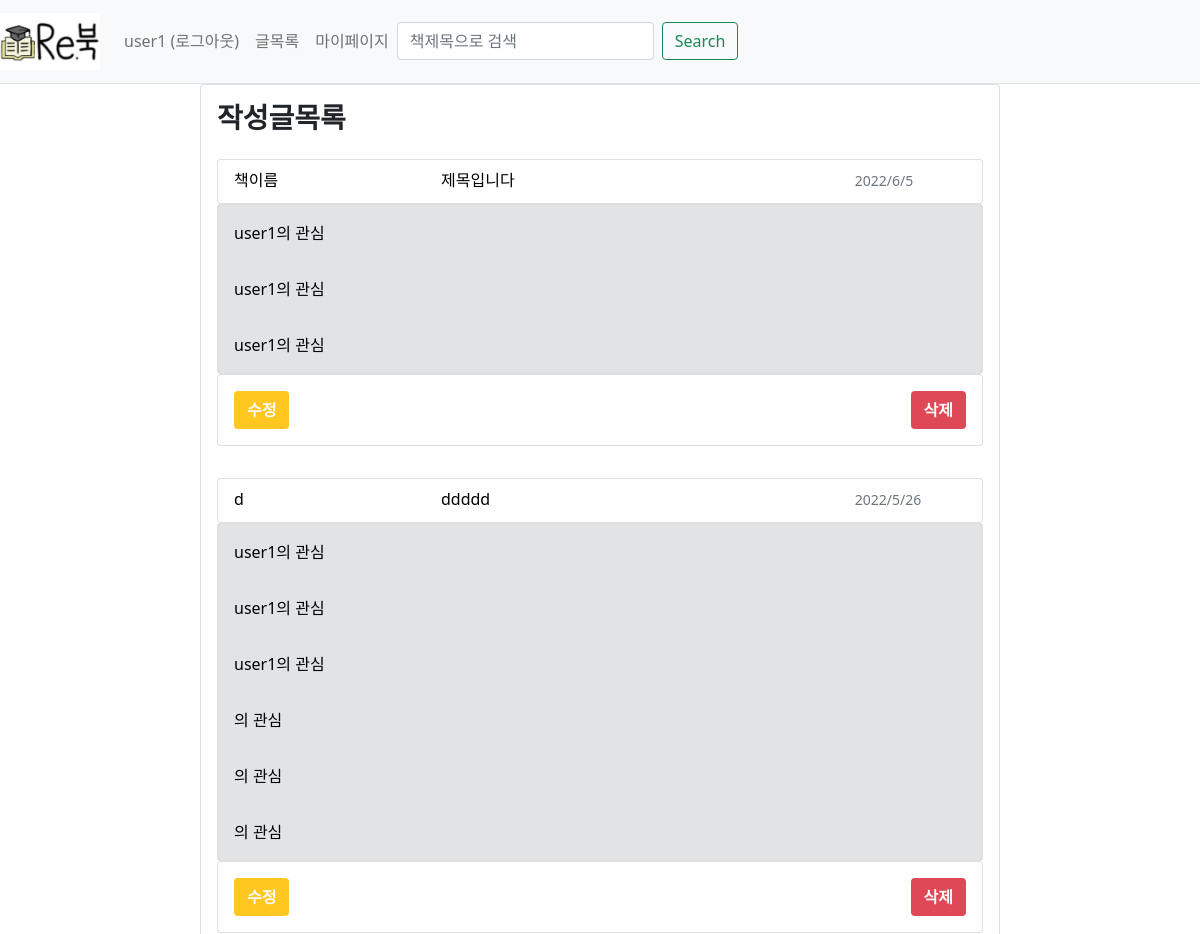
Page /mypage/post/all (signed in, upper part) on the earlier database version.
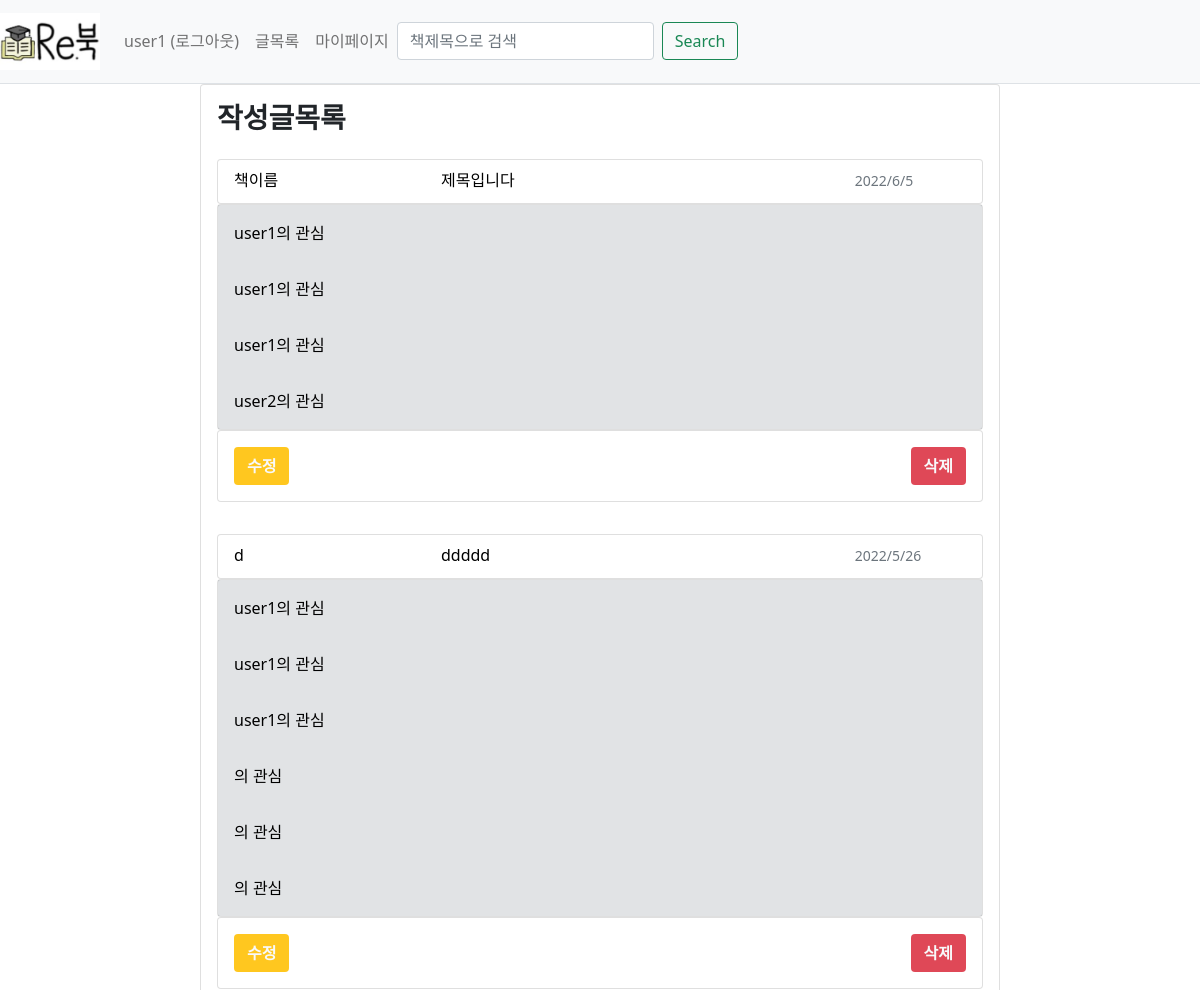
Same page on the later database version.
### webproject/models.py (models this page shows)
class Post(db.Model): #판매페이지
    id = db.Column(db.Integer, primary_key=True)
    subject = db.Column(db.String(200), nullable=False)
    content = db.Column(db.Text(),nullable=False)
    isparcel = db.Column(db.Boolean(), nullable=True,server_default='True')  # True: 택배, False: 직거래
    create_date = db.Column(db.DateTime(), nullable=False)
    img_path = db.Column(db.String(), nullable=True, server_default='1')  # 요거는 나중에 추가해보자
    book_info_id = db.Column(db.Integer, db.ForeignKey('bookinfo.id', ondelete='CASCADE'))
    book = db.relationship('BookInfo', backref=db.backref('post_set'))
    user_id = db.Column(db.Integer, db.ForeignKey('user.id', ondelete='CASCADE'), nullable=False)
    user = db.relationship('User', backref=db.backref('post_set'))

class BookInfo(db.Model): # 책 정보
    __tablename__ = 'bookinfo'
    id = db.Column(db.Integer, primary_key=True)
    name = db.Column(db.String(200),nullable=False) #책이름
    author = db.Column(db.String(200),nullable=False) #저자
    school = db.Column(db.String(200),nullable=False) #학교
    department = db.Column(db.String(200),nullable=False) #학과
    price = db.Column(db.Integer, nullable=False)

class Reply(db.Model): #댓글
    id = db.Column(db.Integer, primary_key=True)
    post_id = db.Column(db.Integer, db.ForeignKey('post.id', ondelete='CASCADE'))
    post = db.relationship('Post',backref=db.backref('reply_set')) # Post.reply_set 하면 답글에 접근 가능
    content = db.Column(db.Text(),nullable=False)
    create_date = db.Column(db.DateTime(), nullable=False)
    user_id = db.Column(db.Integer, db.ForeignKey('user.id', ondelete='CASCADE'), nullable=False)
    user = db.relationship('User', backref=db.backref('reply_set'))

class User(db.Model):
    id = db.Column(db.Integer, primary_key =True)
    username = db.Column(db.String(150), unique=True, nullable=False)
    password = db.Column(db.String(200), nullable=False)
    email = db.Column(db.String(120), unique=True, nullable=False)

### webproject/views/mypage_views.py (the view)
@bp.route('/post/all')
def post_all():
    user_id=session.get('user_id')
    page = request.args.get('page', type=int, default=1)
    post_list = Post.query.filter(Post.user_id == user_id).order_by(Post.create_date.desc())
    post_list = post_list.paginate(page, per_page=10)
    return render_template('mypage/mypage_post_all.html',post_list=post_list)

### webproject/views/auth_views.py (called while the page is built)
@bp.before_app_request
def load_logged_in_user():
    user_id=session.get('user_id')
    if user_id is None:
        g.user = None
    else:
        g.user = User.query.get(user_id)

@bp.before_app_request
def load_logged_in_user():
    user_id=session.get('user_id')
    if user_id is None:
        g.user = None
    else:
        g.user = User.query.get(user_id)

### webproject/templates/mypage/mypage_post_all.html (shortened to what this page needs)
{% extends 'base.html' %}
{% block content%}
<div class="d-flex justify-content-center">
    <div class="card" style="width:50em; " >
        <h3 class="mt-3 ms-3"><b>작성글목록</b></h3>
    {%if post_list %}
    {%for post_list in post_list.items%}
        <div class="card-body">
            <a href="{{ url_for('post.detail', post_id=post_list.id)}}" class="text-decoration-none text-black">
                <div class="card" style="height:45px;">
                <div class="row-g-0">
                <div class="ms-3 col-md-3 mt-2" style="float:left;">{{post_list.book.name}}</div>
                <div class="ms-3 mt-2" style="float:left;">{{post_list.subject}}</div>
                <div class="col-md-2 mt-2 " style="float:right;"><small class="text-muted">{{post_list.create_date.year}}/{{post_list.create_date.month}}/{{post_list.create_date.day}}</small></div>
                </div>
                </div>
            </a>
            <div class="card">
            {%for reply in post_list.reply_set%}
            <div class="card-body bg-secondary" style="--bs-bg-opacity: .2">
                <a href="{{url_for('mypage.reply', reply_id=reply.id)}}" class="text-decoration-none">
                    <div class="text-black ">{{reply.user.username}}의 관심</div>
                </a>
            </div>
            {%endfor%}
            </div>
            <div class="card">
                <div class="card-body">
                <button class="btn bg-danger text-light" style="--bs-bg-opacity: .9; float:right;"><b>삭제</b></button>
                <button class="btn bg-warning text-light" style="--bs-bg-opacity: .9;"><b>수정</b></button>
                </div>
            </div>
        </div>
    {%endfor%}
    {%else%}
        <p>no content</p>
    {%endif%}
    </div>
</div>
{% endblock %}

Differences in the rows shown:
added Reply: user.username "user2", shown under Post "제목입니다"
